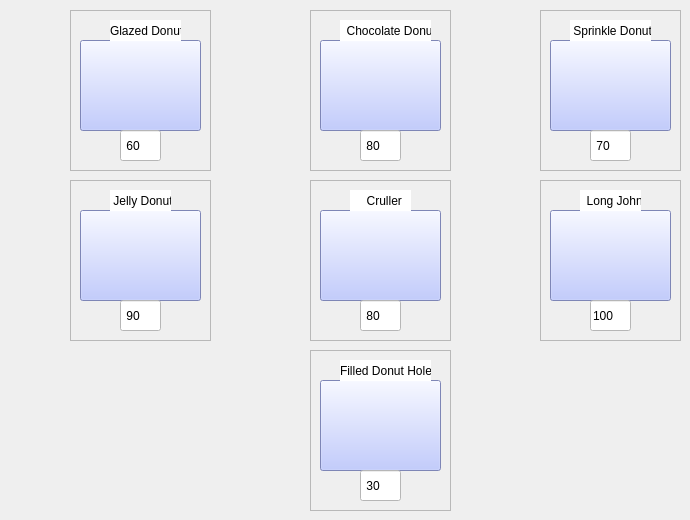
     <widget class="QWidget" name="tab_2">
      <attribute name="title">
       <string>Tab 2</string>
      </attribute>
      <widget class="QFrame" name="frame_20">
       <property name="geometry">
        <rect>
         <x>70</x>
         <y>10</y>
         <width>141</width>
         <height>161</height>
        </rect>
       </property>
       <property name="frameShape">
        <enum>QFrame::StyledPanel</enum>
       </property>
       <property name="frameShadow">
        <enum>QFrame::Raised</enum>
       </property>
       <widget class="QPushButton" name="pushButton_30">
        <property name="geometry">
         <rect>
          <x>10</x>
          <y>30</y>
          <width>121</width>
          <height>91</height>
         </rect>
        </property>
        <property name="styleSheet">
         <string notr="true">background-color: rgb(176, 188, 255);
border-image: url(:/newPrefix/Glazed Donut.jpg);</string>
        </property>
        <property name="text">
         <string/>
        </property>
       </widget>
       <widget class="QLabel" name="label_26">
        <property name="geometry">
         <rect>
          <x>40</x>
          <y>10</y>
          <width>71</width>
          <height>21</height>
         </rect>
        </property>
        <property name="styleSheet">
         <string notr="true">background-color: rgb(255, 255, 255);</string>
        </property>
        <property name="text">
         <string>Glazed Donut</string>
        </property>
       </widget>
       <widget class="QLineEdit" name="lineEdit_22">
        <property name="geometry">
         <rect>
          <x>50</x>
          <y>120</y>
          <width>41</width>
          <height>31</height>
         </rect>
        </property>
        <property name="styleSheet">
         <string notr="true">font: 14pt &quot;MS Shell Dlg 2&quot;;
background-color: rgb(255, 255, 255);</string>
        </property>
        <property name="text">
         <string> 60</string>
        </property>
       </widget>
      </widget>
      <widget class="QFrame" name="frame_21">
       <property name="geometry">
        <rect>
         <x>310</x>
         <y>10</y>
         <width>141</width>
         <height>161</height>
        </rect>
       </property>
       <property name="frameShape">
        <enum>QFrame::StyledPanel</enum>
       </property>
       <property name="frameShadow">
        <enum>QFrame::Raised</enum>
       </property>
       <widget class="QPushButton" name="pushButton_31">
        <property name="geometry">
         <rect>
          <x>10</x>
          <y>30</y>
          <width>121</width>
          <height>91</height>
         </rect>
        </property>
        <property name="styleSheet">
         <string notr="true">border-image: url(:/newPrefix/Chocolate Donut.jpg);
background-color: rgb(176, 188, 255);</string>
        </property>
        <property name="text">
         <string/>
        </property>
       </widget>
       <widget class="QLabel" name="label_27">
        <property name="geometry">
         <rect>
          <x>30</x>
          <y>10</y>
          <width>91</width>
          <height>21</height>
         </rect>
        </property>
        <property name="styleSheet">
         <string notr="true">background-color: rgb(255, 255, 255);</string>
        </property>
        <property name="text">
         <string>  Chocolate Donut</string>
        </property>
       </widget>
       <widget class="QLineEdit" name="lineEdit_23">
        <property name="geometry">
         <rect>
          <x>50</x>
          <y>120</y>
          <width>41</width>
          <height>31</height>
         </rect>
        </property>
        <property name="styleSheet">
         <string notr="true">font: 14pt &quot;MS Shell Dlg 2&quot;;
background-color: rgb(255, 255, 255);</string>
        </property>
        <property name="text">
         <string> 80</string>
        </property>
       </widget>
      </widget>
      <widget class="QFrame" name="frame_22">
       <property name="geometry">
        <rect>
         <x>540</x>
         <y>10</y>
         <width>141</width>
         <height>161</height>
        </rect>
       </property>
       <property name="frameShape">
        <enum>QFrame::StyledPanel</enum>
       </property>
       <property name="frameShadow">
        <enum>QFrame::Raised</enum>
       </property>
       <widget class="QPushButton" name="pushButton_32">
        <property name="geometry">
         <rect>
          <x>10</x>
          <y>30</y>
          <width>121</width>
          <height>91</height>
         </rect>
        </property>
        <property name="styleSheet">
         <string notr="true">background-color: rgb(176, 188, 255);
border-image: url(:/newPrefix/Sprinkle Donut.jpg);</string>
        </property>
        <property name="text">
         <string/>
        </property>
       </widget>
       <widget class="QLabel" name="label_28">
        <property name="geometry">
         <rect>
          <x>30</x>
          <y>10</y>
          <width>81</width>
          <height>21</height>
         </rect>
        </property>
        <property name="styleSheet">
         <string notr="true">background-color: rgb(255, 255, 255);</string>
        </property>
        <property name="text">
         <string> Sprinkle Donut</string>
        </property>
       </widget>
       <widget class="QLineEdit" name="lineEdit_24">
        <property name="geometry">
         <rect>
          <x>50</x>
          <y>120</y>
          <width>41</width>
          <height>31</height>
         </rect>
        </property>
        <property name="styleSheet">
         <string notr="true">font: 14pt &quot;MS Shell Dlg 2&quot;;
background-color: rgb(255, 255, 255);</string>
        </property>
        <property name="text">
         <string> 70</string>
        </property>
       </widget>
      </widget>
      <widget class="QFrame" name="frame_23">
       <property name="geometry">
        <rect>
         <x>70</x>
         <y>180</y>
         <width>141</width>
         <height>161</height>
        </rect>
       </property>
       <property name="frameShape">
        <enum>QFrame::StyledPanel</enum>
       </property>
       <property name="frameShadow">
        <enum>QFrame::Raised</enum>
       </property>
       <widget class="QPushButton" name="pushButton_33">
        <property name="geometry">
         <rect>
          <x>10</x>
          <y>30</y>
          <width>121</width>
          <height>91</height>
         </rect>
        </property>
        <property name="styleSheet">
         <string notr="true">border-image: url(:/newPrefix/Jelly Donut.jpg);
background-color: rgb(176, 188, 255);</string>
        </property>
        <property name="text">
         <string/>
        </property>
       </widget>
       <widget class="QLabel" name="label_29">
        <property name="geometry">
         <rect>
          <x>40</x>
          <y>10</y>
          <width>61</width>
          <height>21</height>
         </rect>
        </property>
        <property name="styleSheet">
         <string notr="true">background-color: rgb(255, 255, 255);</string>
        </property>
        <property name="text">
         <string> Jelly Donut</string>
        </property>
       </widget>
       <widget class="QLineEdit" name="lineEdit_25">
        <property name="geometry">
         <rect>
          <x>50</x>
          <y>120</y>
          <width>41</width>
          <height>31</height>
         </rect>
        </property>
        <property name="styleSheet">
         <string notr="true">font: 14pt &quot;MS Shell Dlg 2&quot;;
background-color: rgb(255, 255, 255);</string>
        </property>
        <property name="text">
         <string> 90</string>
        </property>
       </widget>
      </widget>
      <widget class="QFrame" name="frame_24">
       <property name="geometry">
        <rect>
         <x>310</x>
         <y>180</y>
         <width>141</width>
         <height>161</height>
        </rect>
       </property>
       <property name="frameShape">
        <enum>QFrame::StyledPanel</enum>
       </property>
       <property name="frameShadow">
        <enum>QFrame::Raised</enum>
       </property>
       <widget class="QPushButton" name="pushButton_34">
        <property name="geometry">
         <rect>
          <x>10</x>
          <y>30</y>
          <width>121</width>
          <height>91</height>
         </rect>
        </property>
        <property name="styleSheet">
         <string notr="true">background-color: rgb(176, 188, 255);
border-image: url(:/newPrefix/Cruller.jpg);</string>
        </property>
        <property name="text">
         <string/>
        </property>
       </widget>
       <widget class="QLabel" name="label_30">
        <property name="geometry">
         <rect>
          <x>40</x>
          <y>10</y>
          <width>61</width>
          <height>21</height>
         </rect>
        </property>
        <property name="styleSheet">
         <string notr="true">background-color: rgb(255, 255, 255);</string>
        </property>
        <property name="text">
         <string>     Cruller</string>
        </property>
       </widget>
       <widget class="QLineEdit" name="lineEdit_26">
        <property name="geometry">
         <rect>
          <x>50</x>
          <y>120</y>
          <width>41</width>
          <height>31</height>
         </rect>
        </property>
        <property name="styleSheet">
         <string notr="true">font: 14pt &quot;MS Shell Dlg 2&quot;;
background-color: rgb(255, 255, 255);</string>
        </property>
        <property name="text">
         <string> 80</string>
        </property>
       </widget>
      </widget>
      <widget class="QFrame" name="frame_25">
       <property name="geometry">
        <rect>
         <x>540</x>
         <y>180</y>
         <width>141</width>
         <height>161</height>
        </rect>
       </property>
       <property name="frameShape">
        <enum>QFrame::StyledPanel</enum>
       </property>
       <property name="frameShadow">
        <enum>QFrame::Raised</enum>
       </property>
       <widget class="QPushButton" name="pushButton_35">
        <property name="geometry">
         <rect>
          <x>10</x>
          <y>30</y>
          <width>121</width>
          <height>91</height>
         </rect>
        </property>
        <property name="styleSheet">
         <string notr="true">background-color: rgb(176, 188, 255);
border-image: url(:/newPrefix/Long John.jpg);</string>
        </property>
        <property name="text">
         <string/>
        </property>
       </widget>
       <widget class="QLabel" name="label_31">
        <property name="geometry">
         <rect>
          <x>40</x>
          <y>10</y>
          <width>61</width>
          <height>21</height>
         </rect>
        </property>
        <property name="styleSheet">
         <string notr="true">background-color: rgb(255, 255, 255);</string>
        </property>
        <property name="text">
         <string>  Long John</string>
        </property>
       </widget>
       <widget class="QLineEdit" name="lineEdit_27">
        <property name="geometry">
         <rect>
          <x>50</x>
          <y>120</y>
          <width>41</width>
          <height>31</height>
         </rect>
        </property>
        <property name="styleSheet">
         <string notr="true">font: 14pt &quot;MS Shell Dlg 2&quot;;
background-color: rgb(255, 255, 255);</string>
        </property>
        <property name="text">
         <string>100</string>
        </property>
       </widget>
      </widget>
      <widget class="QFrame" name="frame_26">
       <property name="geometry">
        <rect>
         <x>310</x>
         <y>350</y>
         <width>141</width>
         <height>161</height>
        </rect>
       </property>
       <property name="frameShape">
        <enum>QFrame::StyledPanel</enum>
       </property>
       <property name="frameShadow">
        <enum>QFrame::Raised</enum>
       </property>
       <widget class="QPushButton" name="pushButton_36">
        <property name="geometry">
         <rect>
          <x>10</x>
          <y>30</y>
          <width>121</width>
          <height>91</height>
         </rect>
        </property>
        <property name="styleSheet">
         <string notr="true">background-color: rgb(176, 188, 255);
border-image: url(:/newPrefix/Filled Donut Holes.jpg);</string>
        </property>
        <property name="text">
         <string/>
        </property>
       </widget>
       <widget class="QLabel" name="label_32">
        <property name="geometry">
         <rect>
          <x>30</x>
          <y>10</y>
          <width>91</width>
          <height>21</height>
         </rect>
        </property>
        <property name="styleSheet">
         <string notr="true">background-color: rgb(255, 255, 255);</string>
        </property>
        <property name="text">
         <string>Filled Donut Holes</string>
        </property>
       </widget>
       <widget class="QLineEdit" name="lineEdit_28">
        <property name="geometry">
         <rect>
          <x>50</x>
          <y>120</y>
          <width>41</width>
          <height>31</height>
         </rect>
        </property>
        <property name="styleSheet">
         <string notr="true">font: 14pt &quot;MS Shell Dlg 2&quot;;
background-color: rgb(255, 255, 255);</string>
        </property>
        <property name="text">
         <string> 30</string>
        </property>
       </widget>
      </widget>
     </widget>
